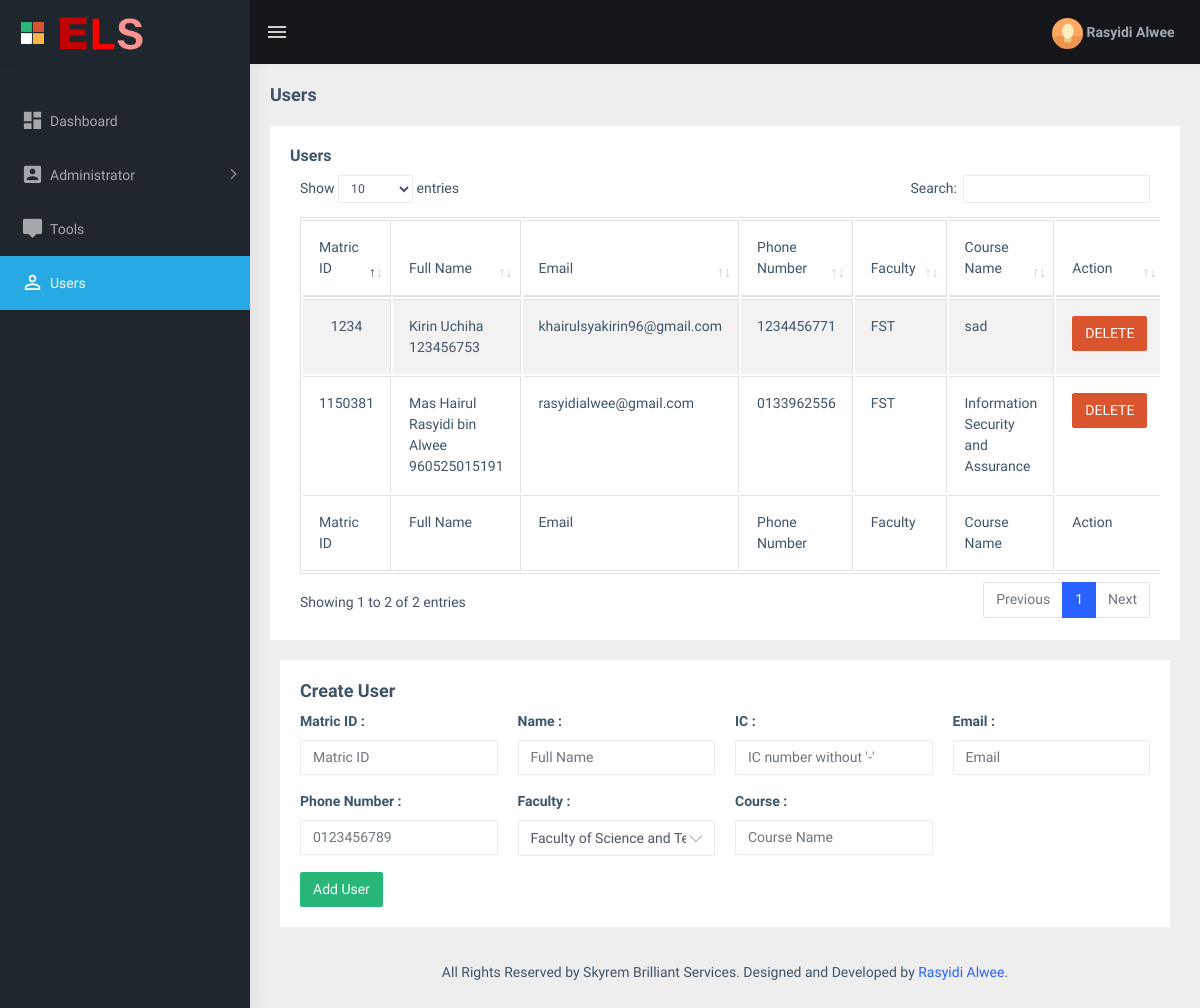
The app's page /users.php (signed in) with its own data.
### tables this page shows
CREATE TABLE `users` (
  `usrID` int(11) NOT NULL,
  `usrMatricID` int(15) NOT NULL,
  `usrName` varchar(200) NOT NULL,
  `usrIC` varchar(20) NOT NULL,
  `usrEmail` varchar(200) NOT NULL,
  `usrPhone` varchar(20) NOT NULL,
  `usrFac` varchar(100) NOT NULL,
  `usrCourse` varchar(100) NOT NULL,
  `usrStatus` enum('active','inactive') NOT NULL
);

### assets/session-handler.php (called while the page is built, shortened)
<?php
$userID = $_SESSION["userID"];
$getUserInfo = mysqli_query($conn,"SELECT admName,admEmail, admPhone, admDepartment FROM admins WHERE admID = '{$userID}' ");
$fetchUserInfo = mysqli_fetch_assoc($getUserInfo);
$userName = $fetchUserInfo["admName"];
?>

### users.php (the view, shortened to what this page needs)
<?php
require_once("assets/connection.php");
require_once("assets/session-handler.php");
?>
<!DOCTYPE html>
<html dir="ltr" lang="en">
<head>
    <link href="assets/libs/flot/css/float-chart.css" rel="stylesheet">
    <link href="assets/libs/datatables.net-bs4/css/dataTables.bootstrap4.css" rel="stylesheet">
    <link rel="stylesheet" type="text/css" href="assets/libs/select2/dist/css/select2.min.css">
    <link href="dist/css/style.min.css" rel="stylesheet">
</head>
<body>
    <div id="main-wrapper">
        <?php require_once("templates/topbar.php") ?>
        <?php require_once("templates/sidebar.php") ?>
        <div class="page-wrapper">
             <div class="page-breadcrumb">
                <div class="row">
                    <div class="col-12 d-flex no-block align-items-center">
                        <h4 class="page-title">Users</h4>
                    </div>
                </div>
            </div>
            <div class="container-fluid">
                <div class="row">
                    <div class="col-md-12">
                        <div class="card">
                            <div class="card-body">
                                <h5 class="card-title">Users</h5>
                                <div class="table-responsive">
                                    <table id="zero_config" class="table table-striped table-bordered">
                                        <thead>
                                            <tr>
                                                <th>Matric ID</th>
                                                <th>Full Name</th>
                                                <th>Email</th>
                                                <th>Phone Number</th>
                                                <th>Faculty</th>
                                                <th>Course Name</th>
                                                <th>Action</th>
                                            </tr>
                                        </thead>
                                        <tbody>
                                            <?php
                                            $getUserList = mysqli_query($conn,"SELECT * FROM users");
                                            while($fetchUserList = mysqli_fetch_assoc($getUserList)){
                                            ?>
                                            <tr>
                                                <td align="center"><?= $fetchUserList["usrMatricID"] ?></td>
                                                <td><?= $fetchUserList["usrName"] ?> <br> <?= $fetchUserList["usrIC"] ?></td>
                                                <td><?= $fetchUserList["usrEmail"] ?></td>
                                                <td><?= $fetchUserList["usrPhone"] ?></td>
                                                <td><?= $fetchUserList["usrFac"] ?></td>
                                                <td><?= $fetchUserList["usrCourse"] ?></td>
                                                <td><a href="?delete=<?=$fetchUserList["usrID"]?>"><button class="btn btn-danger">DELETE</button></a></td>
                                            </tr>
                                            <?php
                                            }
                                            ?>
                                        </tbody>
                                        <tfoot>
                                            <tr>
                                                <th>Matric ID</th>
                                                <th>Full Name</th>
                                                <th>Email</th>
                                                <th>Phone Number</th>
                                                <th>Faculty</th>
                                                <th>Course Name</th>
                                                <th>Action</th>
                                            </tr>
                                        </tfoot>
                                    </table>
                                </div>
                            </div>
                        </div>
                    </div>
                </div>
                <div class="col-md-12">
                        <div class="card">
                            <div class="card-body">
                                <h4 class="card-title">Create User</h4>
                                <form method="POST">
                                    <div class="row">
                                        <div class="form-group col-md-3">
                                            <label>Matric ID :</label>
                                            <input class="form-control" type="text" name="usrMatricID" placeholder="Matric ID" required />
                                        </div>
                                        <div class="form-group col-md-3">
                                            <label>Name :</label>
                                            <input class="form-control" type="text" name="usrName" placeholder="Full Name" required />
                                        </div>
                                        <div class="form-group col-md-3">
                                            <label>IC :</label>
                                            <input class="form-control" type="text" name="usrIC" placeholder="IC number without '-'" required />
                                        </div>
                                        <div class="form-group col-md-3">
                                            <label>Email :</label>
                                            <input class="form-control" type="email" name="usrEmail" placeholder="Email" required />
                                        </div>
                                        <div class="form-group col-md-3">
                                            <label>Phone Number :</label>
                                            <input class="form-control" type="tel" name="usrPhone" placeholder="0123456789" required />
                                        </div>
                                        <div class="form-group col-md-3">
                                            <label>Faculty :</label>
                                            <select class="select2 form-control custom-select" name="usrFac" style="width: 100%; height:36px;">
                                                <option value="FST">Faculty of Science and Technology</option>
                                            </select>
                                        </div>
                                        <div class="form-group col-md-3">
                                            <label>Course :</label>
                                            <input class="form-control" type="text" name="usrCourse" placeholder="Course Name" required />
                                        </div>
                                    </div>
                                    <button type="submit" class="btn btn-success" name="btnAddUser">Add User</button>
                                </form>
                            </div>
                        </div>
                    </div>
            <footer class="footer text-center">
                All Rights Reserved by Skyrem Brilliant Services. Designed and Developed by <a href="https://wrappixel.com">Rasyidi Alwee</a>.
            </footer>
        </div>
    </div>
</body>
</html>

### templates/topbar.php (shortened to what this page needs)
<header class="topbar" data-navbarbg="skin5">
	<nav class="navbar top-navbar navbar-expand-md navbar-dark">
		<div class="navbar-header" data-logobg="skin5">
			<a class="navbar-brand" href="index.php">
				<b class="logo-icon p-l-10">
					<img src="assets/images/logo-icon.png" alt="homepage" class="light-logo" />
				</b>
				<span class="logo-text">
					 <img src="assets/images/logo-text.png" alt="homepage" class="light-logo" width="50%" />
				</span>
			</a>
		</div>
		<div class="navbar-collapse collapse" id="navbarSupportedContent" data-navbarbg="skin5">
			<ul class="navbar-nav float-left mr-auto">
				<li class="nav-item d-none d-md-block"><a class="nav-link sidebartoggler waves-effect waves-light" href="javascript:void(0)" data-sidebartype="mini-sidebar"><i class="mdi mdi-menu font-24"></i></a></li>
			</ul>
			<ul class="navbar-nav float-right">
				<li class="nav-item dropdown">
					<a class="nav-link dropdown-toggle text-muted waves-effect waves-dark pro-pic" href="" data-toggle="dropdown" aria-haspopup="true" aria-expanded="false"><img src="assets/images/users/1.jpg" alt="user" class="rounded-circle" width="31"> <b><?= $userName ?></b></a>
				</li>
			</ul>
		</div>
	</nav>
</header>

### records on screen
users: usrMatricID "1150381", usrName "Mas Hairul Rasyidi bin Alwee", usrIC "960525015191", usrEmail "rasyidialwee@gmail.com", usrPhone "0133962556", usrFac "FST", usrCourse "Information Security and Assurance"
users: usrMatricID "1234", usrName "Kirin Uchiha", usrIC "123456753", usrEmail "khairulsyakirin96@gmail.com", usrPhone "1234456771", usrFac "FST", usrCourse "sad"

### other values on screen
$userName "Rasyidi Alwee"
